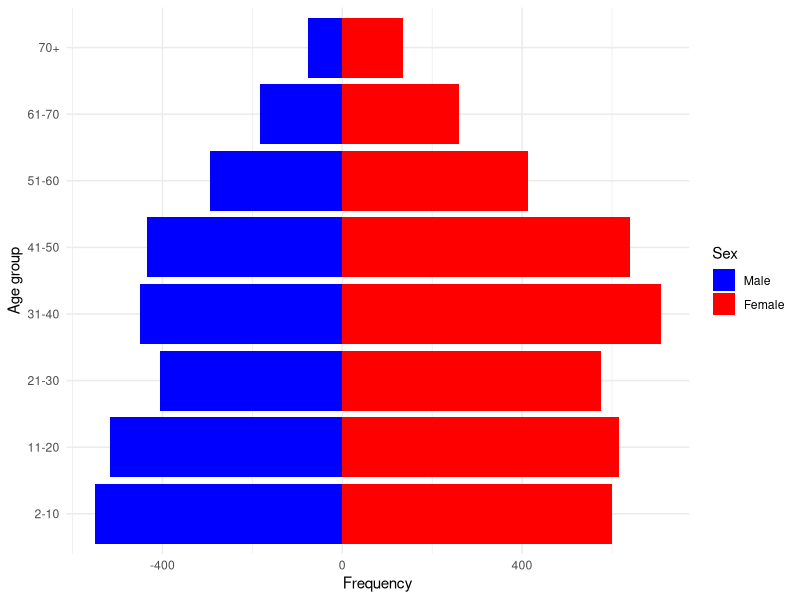
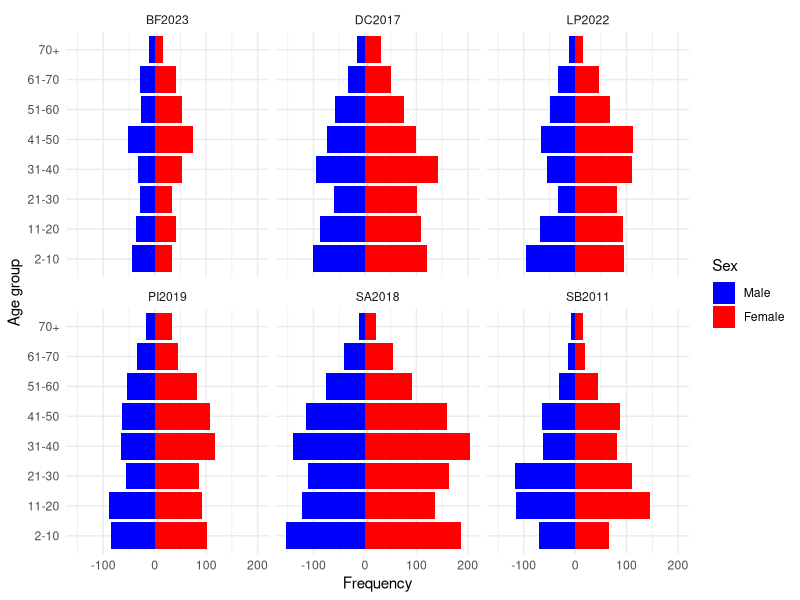
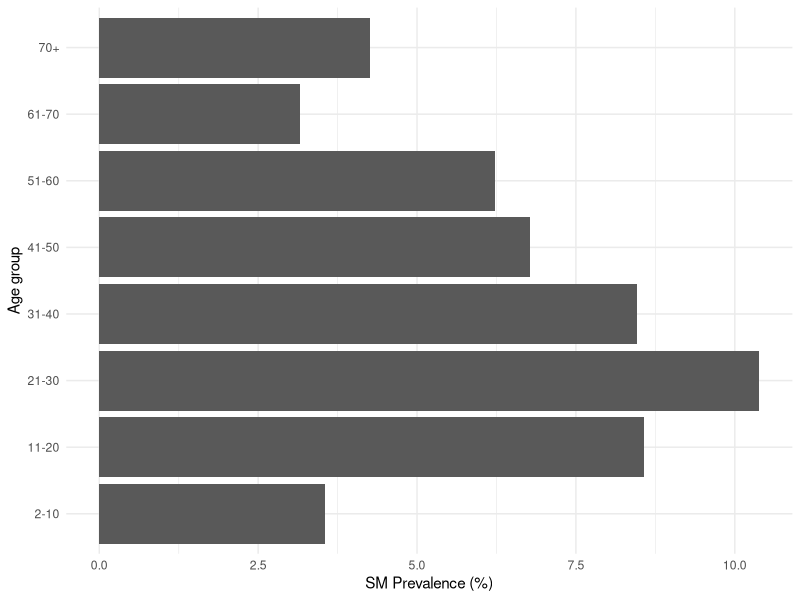
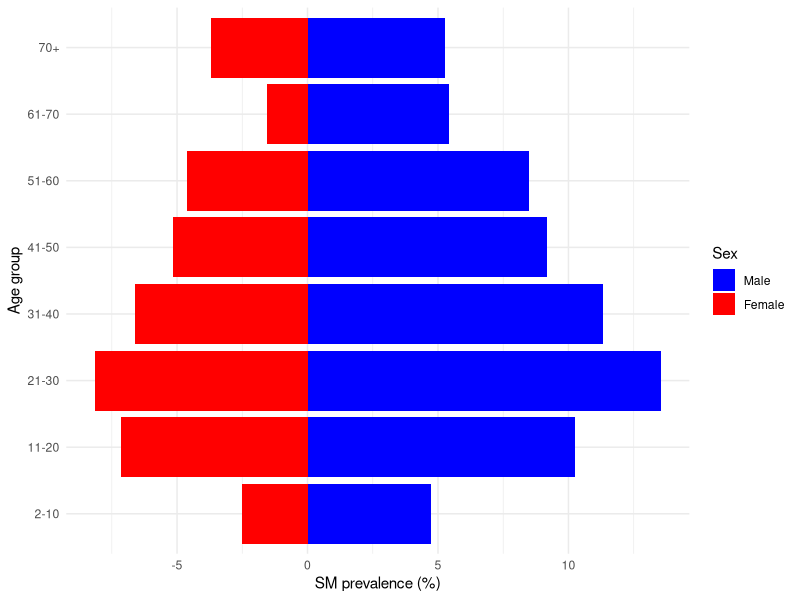
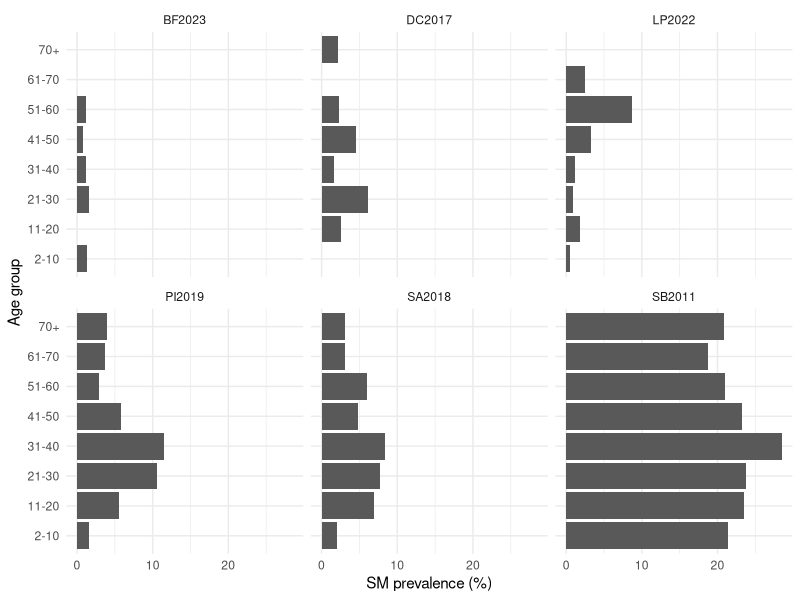
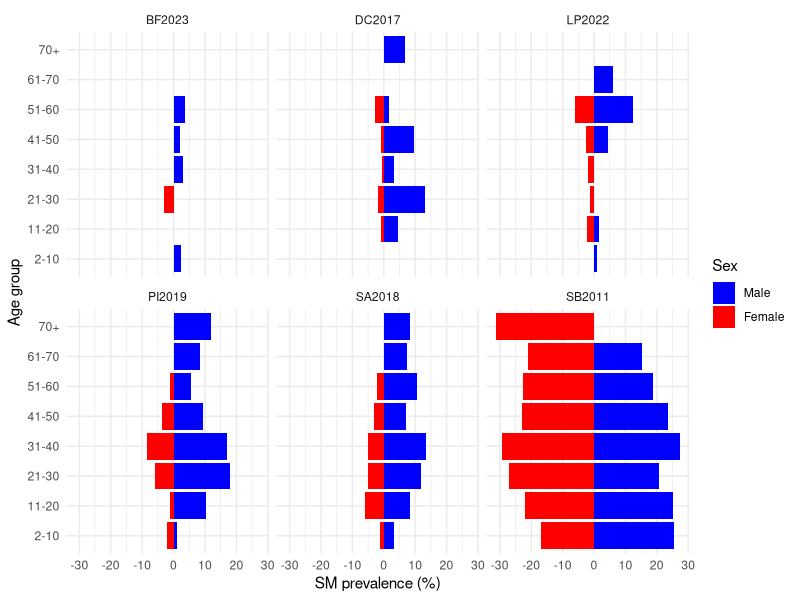

Write the R code that produced these figures, in order.
# Estatística descritiva para análise de dados
# Trabalhando com arquivos .csv em R
# Autor: Luciano K. Silva
# Objetivo: Plotar um gráfico de pirâmide etária

# Configurando o diretório de trabalho
setwd("C:/Users/kalab/OneDrive/Documentos/GitHub/r_analysis")


# Instalando bibliotecas necessários
list.of.packages <- c("ggplot2", "tidyverse", "dplyr")
new.packages <- list.of.packages[!(list.of.packages %in% installed.packages()[,"Package"])]
if(length(new.packages)) install.packages(new.packages)

# Carregando bibliotecas necessários
library(tidyverse)
library(ggplot2)
library(dplyr)

# 1. Ler o arquivo CSV
dados <- read.csv("Figura 2 - All.csv")

# 2. Recodifica "idade" por faixas etárias de 10 em 10 anos e estratifica o dado por "study"
dados <- dados %>% 
  mutate(
    faixa_etaria = case_when(
      idade <= 10 ~ " 2-10",
      idade <= 20 ~ "11-20",
      idade <= 30 ~ "21-30",
      idade <= 40 ~ "31-40",
      idade <= 50 ~ "41-50",
      idade <= 60 ~ "51-60",
      idade <= 70 ~ "61-70",
      TRUE ~ "70+"
    )
  )

# 3. Plotar a pirâmide etária geral
ggplot(dados, aes(x = faixa_etaria, fill = factor(sexo))) +
  geom_bar(data = subset(dados, sexo == 1), aes(y = -..count..), stat = "count") +
  geom_bar(data = subset(dados, sexo == 2), aes(y = ..count..), stat = "count") +
  #facet_wrap(~ study) +
  scale_fill_manual(values = c("1" = "blue", "2" = "red"),
                    labels = c("Male", "Female")) +
  coord_flip() +
  labs(x = "Age group", y = "Frequency", fill = "Sex") +
  theme_minimal()

# 3.1 Plotar a pirâmide etária para cada estudo
ggplot(dados, aes(x = faixa_etaria, fill = factor(sexo))) +
  geom_bar(data = subset(dados, sexo == 1), aes(y = -..count..), stat = "count") +
  geom_bar(data = subset(dados, sexo == 2), aes(y = ..count..), stat = "count") +
  facet_wrap(~ study) +
  scale_fill_manual(values = c("1" = "blue", "2" = "red"),
                    labels = c("Male", "Female")) +
  coord_flip() +
  labs(x = "Age group", y = "Frequency", fill = "Sex") +
  theme_minimal()

# 5. Calcula a prevalência por faixa etária
prevalencia_por_idade <- dados %>% 
  group_by(faixa_etaria) %>%
  summarise(
    total = n(),
    sm = sum(sm_prev == 1),
    proporcao = (sm * 100 / total)
  )

# 5.1 Plotar a pirâmide etária para cada estudo
ggplot(prevalencia_por_idade, aes(x = faixa_etaria, y = proporcao)) +
  geom_bar(stat = "identity", position = "dodge") +
  coord_flip() +
  labs(x = "Age group", y = "SM Prevalence (%)") +
  theme_minimal()

# 6. Calcula a prevalência por sexo e faixa etária
prevalencia_por_sexo_idade <- dados %>% 
  group_by(sexo, faixa_etaria) %>%
  summarise(
    total = n(),
    sm = sum(sm_prev == 1),
    proporcao = (sm * 100 / total)
  )

# 6.1 Plotar a prevalência por sexo e faixa etária
ggplot(prevalencia_por_sexo_idade, aes(x = faixa_etaria, y = proporcao, fill = factor(sexo))) +
  geom_bar(data = subset(prevalencia_por_sexo_idade, sexo == 1), aes(y = proporcao), stat = "identity", position = "dodge") +
  geom_bar(data = subset(prevalencia_por_sexo_idade, sexo == 2), aes(y = -proporcao), stat = "identity", position = "dodge") +
  #facet_wrap(~ study) +
  scale_fill_manual(values = c("1" = "blue", "2" = "red"),
                    labels = c("Male", "Female")) +
  coord_flip() +
  labs(x = "Age group", y = "SM prevalence (%)", fill = "Sex") +
  theme_minimal()

# 7. Calcula a prevalência por estudo
prevalencia_por_estudo <- dados %>% 
  group_by(study, faixa_etaria) %>%
  summarise(
    total = n(),
    sm = sum(sm_prev == 1),
    proporcao = (sm * 100 / total)
  )

view(prevalencia_por_estudo)

# 7.1 Plotar a prevalência por estudo
ggplot(prevalencia_por_estudo, aes(x = faixa_etaria, y = proporcao)) +
  geom_bar(stat = "identity", position = "dodge") +
  facet_wrap(~ study) +
  coord_flip() +
  labs(x = "Age group", y = "SM prevalence (%)") +
  theme_minimal()

# 8. Calcula a prevalência por sexo, faixa etária e por estudo
prevalencia_por_agrupamento <- dados %>% 
  group_by(study, sexo, faixa_etaria) %>%
  summarise(
    total = n(),
    sm = sum(sm_prev == 1),
    proporcao = (sm * 100 / total)
  )

# 8.1 Plotar a prevalência por sexo, faixa etária e por estudo
ggplot(prevalencia_por_agrupamento, aes(x = faixa_etaria, y = proporcao, fill = factor(sexo))) +
  geom_bar(data = subset(prevalencia_por_agrupamento, sexo == 1), aes(y = proporcao), stat = "identity", position = "dodge") +
  geom_bar(data = subset(prevalencia_por_agrupamento, sexo == 2), aes(y = -proporcao), stat = "identity", position = "dodge") +
  facet_wrap(~ study) +
  scale_fill_manual(values = c("1" = "blue", "2" = "red"),
                    labels = c("Male", "Female")) +
  coord_flip() +
  labs(x = "Age group", y = "SM prevalence (%)", fill = "Sex") +
  theme_minimal()
